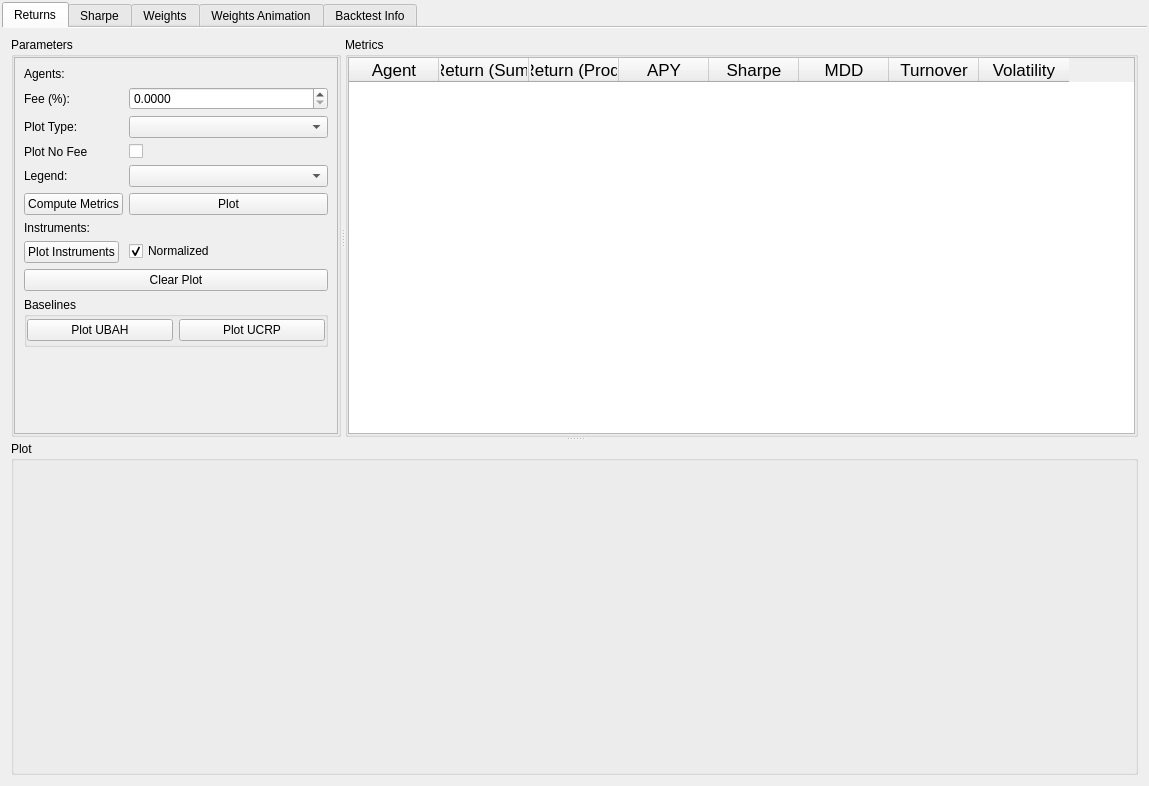
<?xml version="1.0" encoding="UTF-8"?>
<ui version="4.0">
 <class>FormPlot</class>
 <widget class="QWidget" name="FormPlot">
  <property name="geometry">
   <rect>
    <x>0</x>
    <y>0</y>
    <width>1149</width>
    <height>786</height>
   </rect>
  </property>
  <property name="windowTitle">
   <string>Backtest Results</string>
  </property>
  <layout class="QHBoxLayout" name="horizontalLayout">
   <property name="leftMargin">
    <number>2</number>
   </property>
   <property name="topMargin">
    <number>2</number>
   </property>
   <property name="rightMargin">
    <number>2</number>
   </property>
   <property name="bottomMargin">
    <number>2</number>
   </property>
   <item>
    <widget class="QTabWidget" name="tabWidgetBacktestResults">
     <property name="tabPosition">
      <enum>QTabWidget::North</enum>
     </property>
     <property name="tabShape">
      <enum>QTabWidget::Rounded</enum>
     </property>
     <property name="currentIndex">
      <number>0</number>
     </property>
     <property name="elideMode">
      <enum>Qt::ElideRight</enum>
     </property>
     <property name="usesScrollButtons">
      <bool>false</bool>
     </property>
     <property name="documentMode">
      <bool>true</bool>
     </property>
     <property name="tabsClosable">
      <bool>false</bool>
     </property>
     <property name="movable">
      <bool>false</bool>
     </property>
     <property name="tabBarAutoHide">
      <bool>false</bool>
     </property>
     <widget class="QWidget" name="tabReturns">
      <attribute name="title">
       <string>Returns</string>
      </attribute>
      <layout class="QVBoxLayout" name="verticalLayout_9">
       <item>
        <widget class="QSplitter" name="splitter_2">
         <property name="orientation">
          <enum>Qt::Vertical</enum>
         </property>
         <widget class="QSplitter" name="splitter">
          <property name="orientation">
           <enum>Qt::Horizontal</enum>
          </property>
          <widget class="QGroupBox" name="groupBoxPlotParameters_2">
           <property name="maximumSize">
            <size>
             <width>330</width>
             <height>400</height>
            </size>
           </property>
           <property name="title">
            <string>Parameters</string>
           </property>
           <layout class="QVBoxLayout" name="verticalLayout_4">
            <property name="leftMargin">
             <number>0</number>
            </property>
            <property name="topMargin">
             <number>0</number>
            </property>
            <property name="rightMargin">
             <number>0</number>
            </property>
            <property name="bottomMargin">
             <number>0</number>
            </property>
            <item>
             <widget class="QScrollArea" name="scrollAreaParameters">
              <property name="widgetResizable">
               <bool>true</bool>
              </property>
              <widget class="QWidget" name="scrollAreaWidgetContents">
               <property name="geometry">
                <rect>
                 <x>0</x>
                 <y>0</y>
                 <width>322</width>
                 <height>373</height>
                </rect>
               </property>
               <layout class="QFormLayout" name="formLayout_5">
                <item row="0" column="0">
                 <widget class="QLabel" name="labelPlotAgents">
                  <property name="text">
                   <string>Agents:</string>
                  </property>
                 </widget>
                </item>
                <item row="1" column="0">
                 <widget class="QLabel" name="labelPlotFee">
                  <property name="text">
                   <string>Fee (%):</string>
                  </property>
                 </widget>
                </item>
                <item row="1" column="1">
                 <widget class="QDoubleSpinBox" name="doubleSpinBoxPlotFee">
                  <property name="minimumSize">
                   <size>
                    <width>0</width>
                    <height>20</height>
                   </size>
                  </property>
                  <property name="decimals">
                   <number>4</number>
                  </property>
                  <property name="singleStep">
                   <double>0.000100000000000</double>
                  </property>
                 </widget>
                </item>
                <item row="2" column="0">
                 <widget class="QLabel" name="labelPlotType">
                  <property name="text">
                   <string>Plot Type:</string>
                  </property>
                 </widget>
                </item>
                <item row="2" column="1">
                 <widget class="QComboBox" name="comboBoxPlotType"/>
                </item>
                <item row="3" column="0">
                 <widget class="QLabel" name="labelPlotNoFee">
                  <property name="text">
                   <string>Plot No Fee</string>
                  </property>
                 </widget>
                </item>
                <item row="3" column="1">
                 <widget class="QCheckBox" name="checkBoxPlotWithNoFee">
                  <property name="text">
                   <string/>
                  </property>
                 </widget>
                </item>
                <item row="4" column="1">
                 <widget class="QComboBox" name="comboBoxLegend"/>
                </item>
                <item row="5" column="0">
                 <widget class="QPushButton" name="pushButtonComputeMetrics">
                  <property name="sizePolicy">
                   <sizepolicy hsizetype="Preferred" vsizetype="Fixed">
                    <horstretch>0</horstretch>
                    <verstretch>0</verstretch>
                   </sizepolicy>
                  </property>
                  <property name="text">
                   <string>Compute Metrics</string>
                  </property>
                 </widget>
                </item>
                <item row="5" column="1">
                 <widget class="QPushButton" name="pushButtonPlot">
                  <property name="sizePolicy">
                   <sizepolicy hsizetype="Preferred" vsizetype="Fixed">
                    <horstretch>0</horstretch>
                    <verstretch>0</verstretch>
                   </sizepolicy>
                  </property>
                  <property name="minimumSize">
                   <size>
                    <width>140</width>
                    <height>0</height>
                   </size>
                  </property>
                  <property name="text">
                   <string>Plot</string>
                  </property>
                 </widget>
                </item>
                <item row="6" column="0">
                 <widget class="QLabel" name="labelMainInstruments">
                  <property name="text">
                   <string>Instruments:</string>
                  </property>
                 </widget>
                </item>
                <item row="7" column="0">
                 <widget class="QPushButton" name="pushButtonPlotInstruments">
                  <property name="text">
                   <string>Plot Instruments</string>
                  </property>
                 </widget>
                </item>
                <item row="7" column="1">
                 <widget class="QCheckBox" name="checkBoxNormalized">
                  <property name="text">
                   <string>Normalized</string>
                  </property>
                  <property name="checked">
                   <bool>true</bool>
                  </property>
                 </widget>
                </item>
                <item row="8" column="0" colspan="2">
                 <widget class="QPushButton" name="pushButtonClearPlot">
                  <property name="text">
                   <string>Clear Plot</string>
                  </property>
                 </widget>
                </item>
                <item row="9" column="0" colspan="2">
                 <widget class="QGroupBox" name="groupBoxBaselines">
                  <property name="minimumSize">
                   <size>
                    <width>0</width>
                    <height>50</height>
                   </size>
                  </property>
                  <property name="title">
                   <string>Baselines</string>
                  </property>
                  <layout class="QHBoxLayout" name="horizontalLayout_2">
                   <property name="leftMargin">
                    <number>0</number>
                   </property>
                   <property name="topMargin">
                    <number>0</number>
                   </property>
                   <property name="rightMargin">
                    <number>0</number>
                   </property>
                   <property name="bottomMargin">
                    <number>0</number>
                   </property>
                   <item>
                    <widget class="QPushButton" name="pushButtonPlotUbah">
                     <property name="sizePolicy">
                      <sizepolicy hsizetype="Preferred" vsizetype="Fixed">
                       <horstretch>0</horstretch>
                       <verstretch>0</verstretch>
                      </sizepolicy>
                     </property>
                     <property name="text">
                      <string>Plot UBAH</string>
                     </property>
                    </widget>
                   </item>
                   <item>
                    <widget class="QPushButton" name="pushButtonPlotUcrp">
                     <property name="text">
                      <string>Plot UCRP</string>
                     </property>
                    </widget>
                   </item>
                  </layout>
                 </widget>
                </item>
                <item row="4" column="0">
                 <widget class="QLabel" name="labelLegend">
                  <property name="text">
                   <string>Legend:</string>
                  </property>
                 </widget>
                </item>
               </layout>
              </widget>
             </widget>
            </item>
           </layout>
          </widget>
          <widget class="QGroupBox" name="groupBoxMetrics">
           <property name="minimumSize">
            <size>
             <width>300</width>
             <height>0</height>
            </size>
           </property>
           <property name="maximumSize">
            <size>
             <width>16777215</width>
             <height>16777215</height>
            </size>
           </property>
           <property name="title">
            <string>Metrics</string>
           </property>
           <layout class="QVBoxLayout" name="verticalLayout_3">
            <property name="leftMargin">
             <number>0</number>
            </property>
            <property name="topMargin">
             <number>0</number>
            </property>
            <property name="rightMargin">
             <number>0</number>
            </property>
            <property name="bottomMargin">
             <number>0</number>
            </property>
            <item>
             <widget class="QTableWidget" name="tableWidgetMetrics">
              <property name="font">
               <font>
                <pointsize>13</pointsize>
               </font>
              </property>
              <attribute name="horizontalHeaderDefaultSectionSize">
               <number>90</number>
              </attribute>
              <column>
               <property name="text">
                <string>Agent</string>
               </property>
              </column>
              <column>
               <property name="text">
                <string>Return (Sum)</string>
               </property>
              </column>
              <column>
               <property name="text">
                <string>Return (Prod)</string>
               </property>
              </column>
              <column>
               <property name="text">
                <string>APY</string>
               </property>
              </column>
              <column>
               <property name="text">
                <string>Sharpe</string>
               </property>
              </column>
              <column>
               <property name="text">
                <string>MDD</string>
               </property>
              </column>
              <column>
               <property name="text">
                <string>Turnover</string>
               </property>
              </column>
              <column>
               <property name="text">
                <string>Volatility</string>
               </property>
              </column>
             </widget>
            </item>
           </layout>
          </widget>
         </widget>
         <widget class="QGroupBox" name="groupBoxPlot">
          <property name="sizePolicy">
           <sizepolicy hsizetype="Expanding" vsizetype="Expanding">
            <horstretch>0</horstretch>
            <verstretch>0</verstretch>
           </sizepolicy>
          </property>
          <property name="minimumSize">
           <size>
            <width>700</width>
            <height>0</height>
           </size>
          </property>
          <property name="title">
           <string>Plot</string>
          </property>
          <layout class="QVBoxLayout" name="verticalLayout_2">
           <property name="leftMargin">
            <number>0</number>
           </property>
           <property name="topMargin">
            <number>0</number>
           </property>
           <property name="rightMargin">
            <number>0</number>
           </property>
           <property name="bottomMargin">
            <number>0</number>
           </property>
          </layout>
         </widget>
        </widget>
       </item>
      </layout>
     </widget>
     <widget class="QWidget" name="tabSharpe">
      <attribute name="title">
       <string>Sharpe</string>
      </attribute>
      <layout class="QHBoxLayout" name="horizontalLayout_3">
       <item>
        <widget class="QSplitter" name="splitter_6">
         <property name="orientation">
          <enum>Qt::Vertical</enum>
         </property>
         <widget class="QSplitter" name="splitter_5">
          <property name="orientation">
           <enum>Qt::Horizontal</enum>
          </property>
          <widget class="QGroupBox" name="groupBoxParametersPlot">
           <property name="maximumSize">
            <size>
             <width>16777215</width>
             <height>70</height>
            </size>
           </property>
           <property name="title">
            <string>Parameters</string>
           </property>
           <layout class="QHBoxLayout" name="horizontalLayout_4">
            <item>
             <widget class="QLabel" name="labelSharpeAgents">
              <property name="text">
               <string>Agents:</string>
              </property>
              <property name="alignment">
               <set>Qt::AlignRight|Qt::AlignTrailing|Qt::AlignVCenter</set>
              </property>
             </widget>
            </item>
            <item>
             <widget class="QToolButton" name="toolbuttonAgentsSharpe">
              <property name="text">
               <string>...</string>
              </property>
             </widget>
            </item>
            <item>
             <widget class="QLabel" name="labelTickStart">
              <property name="text">
               <string>Tick Start:</string>
              </property>
              <property name="alignment">
               <set>Qt::AlignRight|Qt::AlignTrailing|Qt::AlignVCenter</set>
              </property>
             </widget>
            </item>
            <item>
             <widget class="QSpinBox" name="spinBoxTickStart">
              <property name="maximum">
               <number>16777215</number>
              </property>
              <property name="value">
               <number>10</number>
              </property>
             </widget>
            </item>
            <item>
             <widget class="QLabel" name="labelPlotSharpeFee">
              <property name="text">
               <string>Fee (%):</string>
              </property>
              <property name="alignment">
               <set>Qt::AlignRight|Qt::AlignTrailing|Qt::AlignVCenter</set>
              </property>
             </widget>
            </item>
            <item>
             <widget class="QDoubleSpinBox" name="doubleSpinBoxSharpePlotFee">
              <property name="minimumSize">
               <size>
                <width>0</width>
                <height>20</height>
               </size>
              </property>
              <property name="decimals">
               <number>4</number>
              </property>
              <property name="singleStep">
               <double>0.000100000000000</double>
              </property>
             </widget>
            </item>
            <item>
             <widget class="QCheckBox" name="checkBoxSharpePlotNoFee">
              <property name="layoutDirection">
               <enum>Qt::RightToLeft</enum>
              </property>
              <property name="text">
               <string>Plot No Fee:</string>
              </property>
             </widget>
            </item>
            <item>
             <widget class="QLabel" name="labelSharpeLegend">
              <property name="text">
               <string>Legend:</string>
              </property>
              <property name="alignment">
               <set>Qt::AlignRight|Qt::AlignTrailing|Qt::AlignVCenter</set>
              </property>
             </widget>
            </item>
            <item>
             <widget class="QComboBox" name="comboBoxSharpeLegend"/>
            </item>
            <item>
             <widget class="QPushButton" name="pushButtonSharpePlot">
              <property name="sizePolicy">
               <sizepolicy hsizetype="Preferred" vsizetype="Fixed">
                <horstretch>0</horstretch>
                <verstretch>0</verstretch>
               </sizepolicy>
              </property>
              <property name="minimumSize">
               <size>
                <width>140</width>
                <height>0</height>
               </size>
              </property>
              <property name="text">
               <string>Plot</string>
              </property>
             </widget>
            </item>
            <item>
             <widget class="QPushButton" name="pushButtonSharpeClear">
              <property name="text">
               <string>Clear</string>
              </property>
             </widget>
            </item>
           </layout>
          </widget>
         </widget>
         <widget class="QGroupBox" name="groupBoxSharpePlot">
          <property name="title">
           <string>Plot</string>
          </property>
         </widget>
        </widget>
       </item>
      </layout>
     </widget>
     <widget class="QWidget" name="tabWeights">
      <attribute name="title">
       <string>Weights</string>
      </attribute>
      <layout class="QHBoxLayout" name="horizontalLayout_8">
       <item>
        <widget class="QSplitter" name="splitter_8">
         <property name="orientation">
          <enum>Qt::Vertical</enum>
         </property>
         <widget class="QGroupBox" name="groupBoxParametersPlot_3">
          <property name="maximumSize">
           <size>
            <width>16777215</width>
            <height>70</height>
           </size>
          </property>
          <property name="title">
           <string>Parameters</string>
          </property>
          <layout class="QHBoxLayout" name="horizontalLayout_7">
           <item>
            <widget class="QLabel" name="labelWeightsAgents">
             <property name="text">
              <string>Agents:</string>
             </property>
             <property name="alignment">
              <set>Qt::AlignRight|Qt::AlignTrailing|Qt::AlignVCenter</set>
             </property>
            </widget>
           </item>
           <item>
            <widget class="QToolButton" name="toolButtonWeightsAgents">
             <property name="text">
              <string>...</string>
             </property>
            </widget>
           </item>
           <item>
            <widget class="QLabel" name="labelWeightsLegend">
             <property name="text">
              <string>Legend:</string>
             </property>
             <property name="alignment">
              <set>Qt::AlignRight|Qt::AlignTrailing|Qt::AlignVCenter</set>
             </property>
            </widget>
           </item>
           <item>
            <widget class="QComboBox" name="comboBoxWeightsLegend"/>
           </item>
           <item>
            <widget class="QPushButton" name="pushButtonWeightsPlot">
             <property name="sizePolicy">
              <sizepolicy hsizetype="Preferred" vsizetype="Fixed">
               <horstretch>0</horstretch>
               <verstretch>0</verstretch>
              </sizepolicy>
             </property>
             <property name="minimumSize">
              <size>
               <width>140</width>
               <height>0</height>
              </size>
             </property>
             <property name="text">
              <string>Plot</string>
             </property>
            </widget>
           </item>
           <item>
            <widget class="QPushButton" name="pushButtonWeightsClear">
             <property name="text">
              <string>Clear</string>
             </property>
            </widget>
           </item>
          </layout>
         </widget>
         <widget class="QGroupBox" name="groupBoxWeights">
          <property name="title">
           <string>Plot</string>
          </property>
         </widget>
        </widget>
       </item>
      </layout>
     </widget>
     <widget class="QWidget" name="tabAnimation">
      <attribute name="title">
       <string>Weights Animation</string>
      </attribute>
      <layout class="QVBoxLayout" name="verticalLayout">
       <item>
        <widget class="QSplitter" name="splitter_7">
         <property name="orientation">
          <enum>Qt::Vertical</enum>
         </property>
         <widget class="QGroupBox" name="groupBoxParametersPlot_2">
          <property name="maximumSize">
           <size>
            <width>16777215</width>
            <height>70</height>
           </size>
          </property>
          <property name="title">
           <string>Parameters</string>
          </property>
          <layout class="QHBoxLayout" name="horizontalLayout_6">
           <item>
            <widget class="QLabel" name="labelAnimationAgents">
             <property name="text">
              <string>Agents:</string>
             </property>
             <property name="alignment">
              <set>Qt::AlignRight|Qt::AlignTrailing|Qt::AlignVCenter</set>
             </property>
            </widget>
           </item>
           <item>
            <widget class="QComboBox" name="comboBoxAnimationAgents"/>
           </item>
           <item>
            <widget class="QLabel" name="labelSpeed">
             <property name="text">
              <string>Speed:</string>
             </property>
             <property name="alignment">
              <set>Qt::AlignRight|Qt::AlignTrailing|Qt::AlignVCenter</set>
             </property>
            </widget>
           </item>
           <item>
            <widget class="QComboBox" name="comboBoxSpeed"/>
           </item>
           <item>
            <widget class="QPushButton" name="pushButtonAnimationPlot">
             <property name="sizePolicy">
              <sizepolicy hsizetype="Preferred" vsizetype="Fixed">
               <horstretch>0</horstretch>
               <verstretch>0</verstretch>
              </sizepolicy>
             </property>
             <property name="minimumSize">
              <size>
               <width>140</width>
               <height>0</height>
              </size>
             </property>
             <property name="text">
              <string>Plot Animation</string>
             </property>
            </widget>
           </item>
           <item>
            <widget class="QPushButton" name="pushButtonAnimationStop">
             <property name="text">
              <string>Stop</string>
             </property>
            </widget>
           </item>
          </layout>
         </widget>
         <widget class="QGroupBox" name="groupBoxAnimation">
          <property name="title">
           <string>Plot</string>
          </property>
         </widget>
        </widget>
       </item>
      </layout>
     </widget>
     <widget class="QWidget" name="tabBacktestInfo">
      <attribute name="title">
       <string>Backtest Info</string>
      </attribute>
      <layout class="QVBoxLayout" name="verticalLayout_5">
       <item>
        <widget class="QSplitter" name="splitter_4">
         <property name="orientation">
          <enum>Qt::Vertical</enum>
         </property>
         <widget class="QSplitter" name="splitter_3">
          <property name="orientation">
           <enum>Qt::Horizontal</enum>
          </property>
          <widget class="QGroupBox" name="groupBoxGeneralInfo">
           <property name="maximumSize">
            <size>
             <width>16777215</width>
             <height>300</height>
            </size>
           </property>
           <property name="title">
            <string>General Info</string>
           </property>
           <layout class="QVBoxLayout" name="verticalLayout_8">
            <property name="leftMargin">
             <number>0</number>
            </property>
            <property name="topMargin">
             <number>0</number>
            </property>
            <property name="rightMargin">
             <number>0</number>
            </property>
            <property name="bottomMargin">
             <number>0</number>
            </property>
            <item>
             <widget class="QTableWidget" name="tableWidgetGeneralInfo">
              <attribute name="horizontalHeaderDefaultSectionSize">
               <number>100</number>
              </attribute>
              <column>
               <property name="text">
                <string>Run ID</string>
               </property>
              </column>
              <column>
               <property name="text">
                <string>Run Time</string>
               </property>
              </column>
              <column>
               <property name="text">
                <string>Name</string>
               </property>
              </column>
              <column>
               <property name="text">
                <string>Exchange</string>
               </property>
              </column>
              <column>
               <property name="text">
                <string>Resolution</string>
               </property>
              </column>
              <column>
               <property name="text">
                <string>Step</string>
               </property>
              </column>
              <column>
               <property name="text">
                <string>Begin</string>
               </property>
              </column>
              <column>
               <property name="text">
                <string>End</string>
               </property>
              </column>
              <column>
               <property name="text">
                <string>Return</string>
               </property>
              </column>
              <column>
               <property name="text">
                <string>Sharpe</string>
               </property>
              </column>
              <column>
               <property name="text">
                <string>Turnover</string>
               </property>
              </column>
              <column>
               <property name="text">
                <string>Instruments</string>
               </property>
              </column>
             </widget>
            </item>
           </layout>
          </widget>
         </widget>
         <widget class="QGroupBox" name="groupBoxAgentsInfo">
          <property name="title">
           <string>Agents Info</string>
          </property>
          <layout class="QVBoxLayout" name="verticalLayout_6">
           <property name="leftMargin">
            <number>0</number>
           </property>
           <property name="topMargin">
            <number>0</number>
           </property>
           <property name="rightMargin">
            <number>0</number>
           </property>
           <property name="bottomMargin">
            <number>0</number>
           </property>
           <item>
            <widget class="QTableWidget" name="tableWidgetAgentsInfo">
             <attribute name="horizontalHeaderDefaultSectionSize">
              <number>120</number>
             </attribute>
             <column>
              <property name="text">
               <string>Run ID</string>
              </property>
             </column>
             <column>
              <property name="text">
               <string>Agent</string>
              </property>
             </column>
             <column>
              <property name="text">
               <string>Parameters</string>
              </property>
             </column>
            </widget>
           </item>
          </layout>
         </widget>
        </widget>
       </item>
      </layout>
     </widget>
    </widget>
   </item>
  </layout>
 </widget>
 <resources/>
 <connections/>
</ui>
